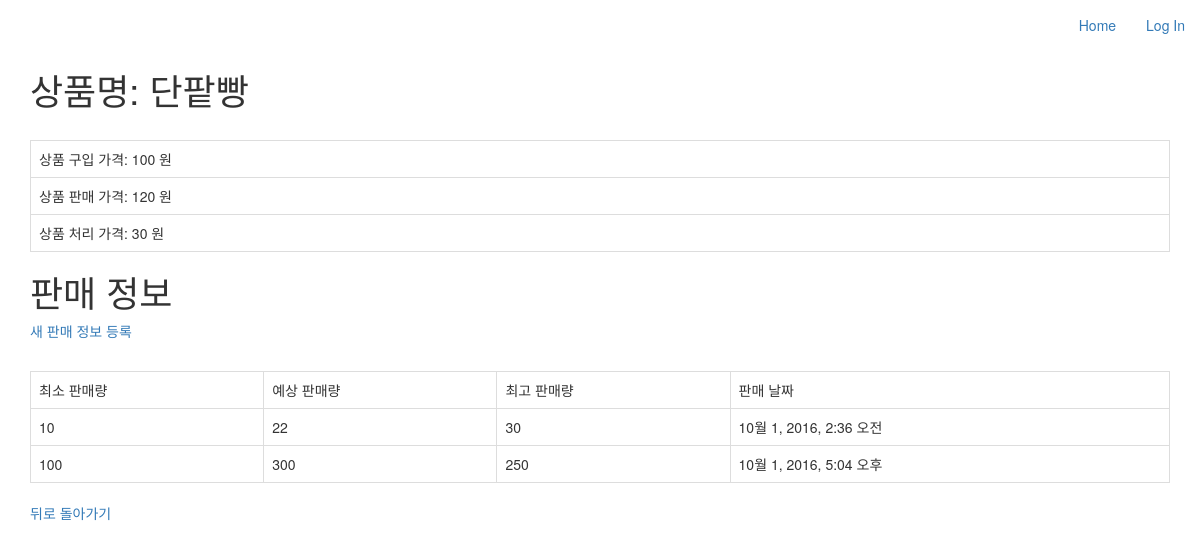
/product/1/, run on an earlier commit of the app's database.
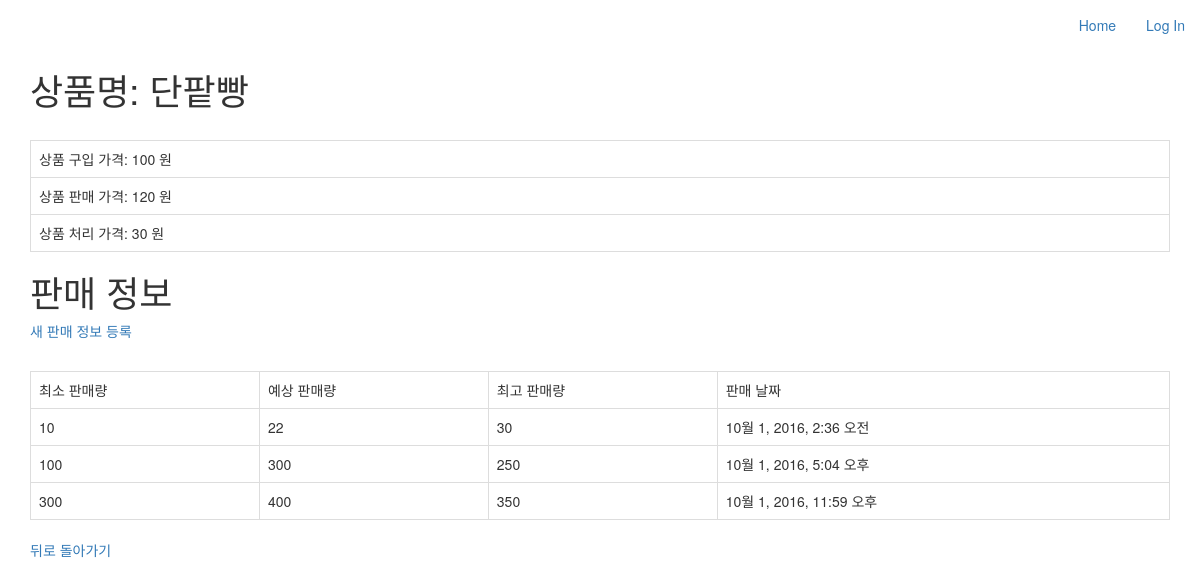
And on a later commit of the database.
### manager/models.py (models this page shows, shortened)
class Product(models.Model):
    user = models.ForeignKey(User)
    productName = models.CharField(max_length = 30)
    buyCost = models.IntegerField(default = 0)
    sellCost = models.IntegerField(default = 0)
    salvageCost = models.IntegerField(default = 0)
    created_at = models.DateTimeField(auto_now_add=True)
    updated_at = models.DateTimeField(auto_now=True)

class Sale(models.Model):
    product = models.ForeignKey(Product)
    minSale = models.IntegerField(default = 0)
    probableSale = models.IntegerField(default = 0)
    maxSale = models.IntegerField(default = 0)
    created_at = models.DateTimeField(auto_now_add=True)
    updated_at = models.DateTimeField(auto_now=True)

### manager/views.py (the view)
# urls.py: url(r'^product/(?P<pk>\d+)/$', views.product_detail, name='product_detail'),  #Product Detail
def product_detail(request, pk):
    product = Product.objects.get(pk=pk)
    return render(request, 'product/detail.html', {
        'product': product,
    })

### manager/templates/product/detail.html (shortened to what this page needs)
{% extends "base.html" %}
{% block content %}
<h1>상품명: {{ product.productName }}</h1>
<table class="table table-hover table-bordered" style="margin-top: 30px;">
	<tbody>
		<tr>
			<td>상품 구입 가격: {{ product.buyCost }} 원</td>
		</tr>
		<tr>
			<td>상품 판매 가격: {{ product.sellCost }} 원</td>
		</tr>
		<tr>
			<td>상품 처리 가격: {{ product.salvageCost }} 원</td>
		</tr>
	</tbody>
</table>
<h1>판매 정보</h1>
<table class="table table-hover table-bordered" style="margin-top: 30px;">
	<a href="/product/{{product.id}}/sale/new">새 판매 정보 등록</a>
	<tbody>
		<tr>
			<td>최소 판매량</td>
			<td>예상 판매량</td>
			<td>최고 판매량</td>
			<td>판매 날짜</td>
		</tr>
		{% for sale in product.sale_set.all %}
		<tr>
			<td> {{ sale.minSale }}</td>
			<td> {{ sale.probableSale }}</td>
			<td> {{ sale.maxSale }}</td>
			<td> {{ sale.created_at }}</td>
		</tr>
		{% endfor %}
	</tbody>
</table>
<a href="/product/list">뒤로 돌아가기</a>
{% endblock %}

### manager/templates/base.html (shortened to what this page needs)
<!DOCTYPE html>
<html>
	<head>
		<link rel="stylesheet" href="https://maxcdn.bootstrapcdn.com/bootstrap/3.3.7/css/bootstrap.min.css">
	</head>
	<body>
		<div class="collapse navbar-collapse" id="bs-example-navbar-collapse-1">
			<ul class="nav navbar-nav navbar-right">
				<li>
					<a href="{% url 'home' %}">Home</a>
				</li>
				<li>
					{% if user.is_authenticated %}
						<a href="{% url 'logout' %}">{{ user.username }}, Log Out</a>
					{% else %}
						<a href="{% url 'login' %}">Log In</a>
					{% endif %}
				</li>
			</ul>
		</div>
		<div class="container">
			{% block content %}{% endblock %}
		</div>
	</body>
</html>

What changed in the data, as far as the page shows it:
added Sale: minSale "300", probableSale "400", maxSale "350", created_at "10월 1, 2016, 11:59 오후"
